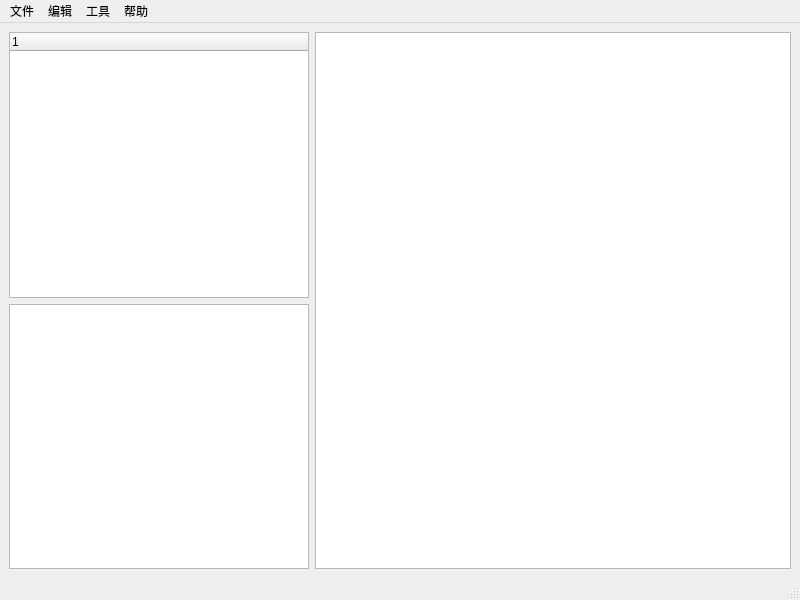
<?xml version="1.0" encoding="UTF-8"?>
<ui version="4.0">
 <class>MainWindow</class>
 <widget class="QMainWindow" name="MainWindow">
  <property name="geometry">
   <rect>
    <x>0</x>
    <y>0</y>
    <width>800</width>
    <height>600</height>
   </rect>
  </property>
  <property name="windowTitle">
   <string>文件阅读器</string>
  </property>
  <widget class="QWidget" name="centralWidget">
   <layout class="QGridLayout" name="gridLayout">
    <item row="0" column="0">
     <widget class="QTreeWidget" name="treeWidget">
      <property name="maximumSize">
       <size>
        <width>300</width>
        <height>16777215</height>
       </size>
      </property>
      <column>
       <property name="text">
        <string notr="true">1</string>
       </property>
      </column>
     </widget>
    </item>
    <item row="1" column="0">
     <widget class="QListWidget" name="listWidget">
      <property name="maximumSize">
       <size>
        <width>300</width>
        <height>16777215</height>
       </size>
      </property>
     </widget>
    </item>
    <item row="0" column="1" rowspan="2">
     <widget class="QTextEdit" name="textEdit">
      <property name="readOnly">
       <bool>true</bool>
      </property>
     </widget>
    </item>
   </layout>
  </widget>
  <widget class="QMenuBar" name="menubar">
   <property name="geometry">
    <rect>
     <x>0</x>
     <y>0</y>
     <width>800</width>
     <height>33</height>
    </rect>
   </property>
   <widget class="QMenu" name="menuFile">
    <property name="title">
     <string>文件</string>
    </property>
    <addaction name="actionOpen"/>
    <addaction name="actionOptions"/>
    <addaction name="actionExit"/>
   </widget>
   <widget class="QMenu" name="menuEdit">
    <property name="title">
     <string>编辑</string>
    </property>
   </widget>
   <widget class="QMenu" name="menuTool">
    <property name="title">
     <string>工具</string>
    </property>
    <addaction name="actionSearch"/>
   </widget>
   <widget class="QMenu" name="menuHelp">
    <property name="title">
     <string>帮助</string>
    </property>
    <addaction name="actionHelp"/>
    <addaction name="actionAbout"/>
   </widget>
   <addaction name="menuFile"/>
   <addaction name="menuEdit"/>
   <addaction name="menuTool"/>
   <addaction name="menuHelp"/>
  </widget>
  <widget class="QStatusBar" name="statusbar"/>
  <action name="actionHelp">
   <property name="text">
    <string>帮助</string>
   </property>
  </action>
  <action name="actionAbout">
   <property name="text">
    <string>关于</string>
   </property>
  </action>
  <action name="actionSearch">
   <property name="text">
    <string>查找</string>
   </property>
   <property name="shortcut">
    <string>Ctrl+F</string>
   </property>
  </action>
  <action name="actionOpen">
   <property name="text">
    <string>打开</string>
   </property>
   <property name="shortcut">
    <string>Ctrl+O</string>
   </property>
  </action>
  <action name="actionOptions">
   <property name="text">
    <string>首选项</string>
   </property>
  </action>
  <action name="actionExit">
   <property name="text">
    <string>退出</string>
   </property>
  </action>
 </widget>
 <resources/>
 <connections/>
</ui>
